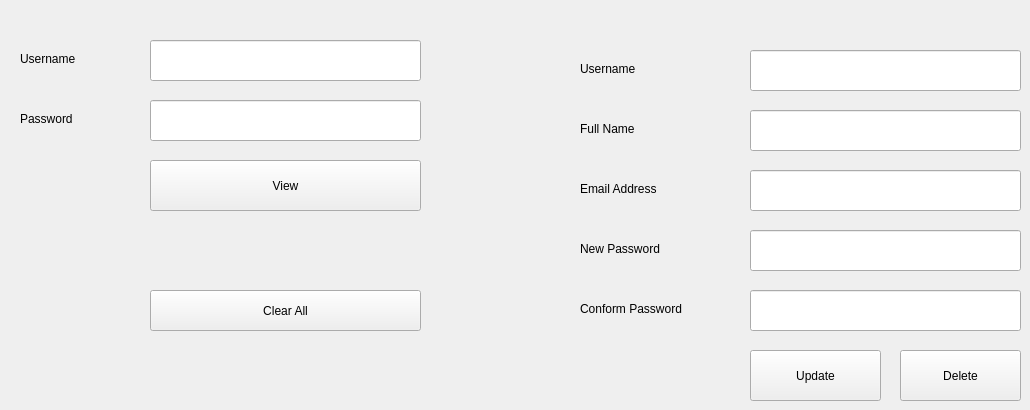
      <widget class="QWidget" name="tab_9">
       <attribute name="title">
        <string>Edit/Remove Staff</string>
       </attribute>
       <widget class="QLabel" name="label_39">
        <property name="geometry">
         <rect>
          <x>580</x>
          <y>240</y>
          <width>151</width>
          <height>18</height>
         </rect>
        </property>
        <property name="text">
         <string>New Password</string>
        </property>
       </widget>
       <widget class="QLabel" name="label_41">
        <property name="geometry">
         <rect>
          <x>580</x>
          <y>120</y>
          <width>151</width>
          <height>18</height>
         </rect>
        </property>
        <property name="text">
         <string>Full Name</string>
        </property>
       </widget>
       <widget class="QLabel" name="label_38">
        <property name="geometry">
         <rect>
          <x>580</x>
          <y>180</y>
          <width>151</width>
          <height>18</height>
         </rect>
        </property>
        <property name="text">
         <string>Email Address</string>
        </property>
       </widget>
       <widget class="QLabel" name="label_40">
        <property name="geometry">
         <rect>
          <x>580</x>
          <y>300</y>
          <width>151</width>
          <height>18</height>
         </rect>
        </property>
        <property name="text">
         <string>Conform Password</string>
        </property>
       </widget>
       <widget class="QLineEdit" name="lineEdit_28">
        <property name="geometry">
         <rect>
          <x>150</x>
          <y>40</y>
          <width>271</width>
          <height>41</height>
         </rect>
        </property>
       </widget>
       <widget class="QLineEdit" name="lineEdit_29">
        <property name="geometry">
         <rect>
          <x>150</x>
          <y>100</y>
          <width>271</width>
          <height>41</height>
         </rect>
        </property>
        <property name="echoMode">
         <enum>QLineEdit::Password</enum>
        </property>
       </widget>
       <widget class="QLabel" name="label_42">
        <property name="geometry">
         <rect>
          <x>20</x>
          <y>50</y>
          <width>151</width>
          <height>18</height>
         </rect>
        </property>
        <property name="text">
         <string>Username</string>
        </property>
       </widget>
       <widget class="QLabel" name="label_43">
        <property name="geometry">
         <rect>
          <x>20</x>
          <y>110</y>
          <width>151</width>
          <height>18</height>
         </rect>
        </property>
        <property name="text">
         <string>Password</string>
        </property>
       </widget>
       <widget class="QPushButton" name="pushButton_19">
        <property name="geometry">
         <rect>
          <x>150</x>
          <y>160</y>
          <width>271</width>
          <height>51</height>
         </rect>
        </property>
        <property name="text">
         <string>View</string>
        </property>
       </widget>
       <widget class="QLineEdit" name="lineEdit_30">
        <property name="geometry">
         <rect>
          <x>750</x>
          <y>50</y>
          <width>271</width>
          <height>41</height>
         </rect>
        </property>
       </widget>
       <widget class="QLineEdit" name="lineEdit_31">
        <property name="geometry">
         <rect>
          <x>750</x>
          <y>110</y>
          <width>271</width>
          <height>41</height>
         </rect>
        </property>
       </widget>
       <widget class="QLineEdit" name="lineEdit_32">
        <property name="geometry">
         <rect>
          <x>750</x>
          <y>170</y>
          <width>271</width>
          <height>41</height>
         </rect>
        </property>
       </widget>
       <widget class="QLineEdit" name="lineEdit_33">
        <property name="geometry">
         <rect>
          <x>750</x>
          <y>230</y>
          <width>271</width>
          <height>41</height>
         </rect>
        </property>
        <property name="echoMode">
         <enum>QLineEdit::Password</enum>
        </property>
       </widget>
       <widget class="QLineEdit" name="lineEdit_34">
        <property name="geometry">
         <rect>
          <x>750</x>
          <y>290</y>
          <width>271</width>
          <height>41</height>
         </rect>
        </property>
        <property name="echoMode">
         <enum>QLineEdit::Password</enum>
        </property>
       </widget>
       <widget class="QLabel" name="label_44">
        <property name="geometry">
         <rect>
          <x>580</x>
          <y>60</y>
          <width>151</width>
          <height>18</height>
         </rect>
        </property>
        <property name="text">
         <string>Username</string>
        </property>
       </widget>
       <widget class="QPushButton" name="pushButton_20">
        <property name="geometry">
         <rect>
          <x>750</x>
          <y>350</y>
          <width>131</width>
          <height>51</height>
         </rect>
        </property>
        <property name="text">
         <string>Update</string>
        </property>
       </widget>
       <widget class="QPushButton" name="pushButton_21">
        <property name="geometry">
         <rect>
          <x>900</x>
          <y>350</y>
          <width>121</width>
          <height>51</height>
         </rect>
        </property>
        <property name="text">
         <string>Delete</string>
        </property>
       </widget>
       <widget class="QLabel" name="label_33">
        <property name="geometry">
         <rect>
          <x>150</x>
          <y>220</y>
          <width>331</width>
          <height>41</height>
         </rect>
        </property>
        <property name="font">
         <font>
          <pointsize>14</pointsize>
          <bold>true</bold>
         </font>
        </property>
        <property name="text">
         <string/>
        </property>
       </widget>
       <widget class="QLabel" name="label_34">
        <property name="geometry">
         <rect>
          <x>750</x>
          <y>0</y>
          <width>271</width>
          <height>41</height>
         </rect>
        </property>
        <property name="font">
         <font>
          <pointsize>14</pointsize>
          <bold>true</bold>
         </font>
        </property>
        <property name="text">
         <string/>
        </property>
       </widget>
       <widget class="QPushButton" name="pushButton_26">
        <property name="geometry">
         <rect>
          <x>150</x>
          <y>290</y>
          <width>271</width>
          <height>41</height>
         </rect>
        </property>
        <property name="text">
         <string>Clear All</string>
        </property>
       </widget>
      </widget>
